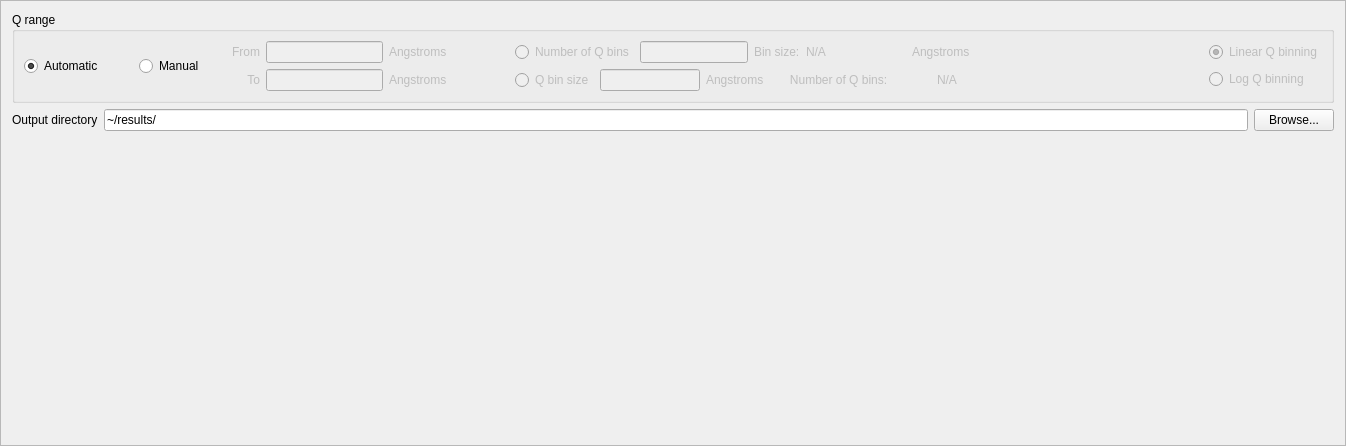
<?xml version="1.0" encoding="UTF-8"?>
<ui version="4.0">
 <class>Frame</class>
 <widget class="QFrame" name="Frame">
  <property name="geometry">
   <rect>
    <x>0</x>
    <y>0</y>
    <width>1346</width>
    <height>446</height>
   </rect>
  </property>
  <property name="windowTitle">
   <string>Frame</string>
  </property>
  <property name="frameShape">
   <enum>QFrame::StyledPanel</enum>
  </property>
  <property name="frameShadow">
   <enum>QFrame::Raised</enum>
  </property>
  <layout class="QVBoxLayout" name="verticalLayout_4">
   <item>
    <widget class="QGroupBox" name="groupBox_4">
     <property name="title">
      <string>Q range</string>
     </property>
     <layout class="QVBoxLayout" name="verticalLayout">
      <item>
       <layout class="QHBoxLayout" name="horizontalLayout_3">
        <item>
         <layout class="QHBoxLayout" name="horizontalLayout_4">
          <item>
           <widget class="QRadioButton" name="parameters_q_range_automatic_switch">
            <property name="text">
             <string>Automatic         </string>
            </property>
            <property name="checked">
             <bool>true</bool>
            </property>
            <property name="autoExclusive">
             <bool>false</bool>
            </property>
           </widget>
          </item>
          <item>
           <widget class="QRadioButton" name="parameters_q_range_manual_switch">
            <property name="text">
             <string>Manual</string>
            </property>
            <property name="autoExclusive">
             <bool>false</bool>
            </property>
           </widget>
          </item>
         </layout>
        </item>
        <item>
         <layout class="QHBoxLayout" name="horizontalLayout_2">
          <item>
           <layout class="QVBoxLayout" name="verticalLayout_5">
            <item>
             <layout class="QHBoxLayout" name="horizontalLayout_12">
              <item>
               <widget class="QLabel" name="parameters_q_range_from_label">
                <property name="enabled">
                 <bool>false</bool>
                </property>
                <property name="minimumSize">
                 <size>
                  <width>50</width>
                  <height>0</height>
                 </size>
                </property>
                <property name="maximumSize">
                 <size>
                  <width>50</width>
                  <height>16777215</height>
                 </size>
                </property>
                <property name="text">
                 <string> From</string>
                </property>
                <property name="alignment">
                 <set>Qt::AlignRight|Qt::AlignTrailing|Qt::AlignVCenter</set>
                </property>
               </widget>
              </item>
              <item>
               <widget class="QLineEdit" name="parameters_q_range_from_value">
                <property name="enabled">
                 <bool>false</bool>
                </property>
                <property name="minimumSize">
                 <size>
                  <width>100</width>
                  <height>0</height>
                 </size>
                </property>
               </widget>
              </item>
              <item>
               <widget class="QLabel" name="parameters_q_range_from_unit_label">
                <property name="enabled">
                 <bool>false</bool>
                </property>
                <property name="minimumSize">
                 <size>
                  <width>80</width>
                  <height>0</height>
                 </size>
                </property>
                <property name="maximumSize">
                 <size>
                  <width>80</width>
                  <height>16777215</height>
                 </size>
                </property>
                <property name="text">
                 <string>Angstroms</string>
                </property>
               </widget>
              </item>
             </layout>
            </item>
            <item>
             <layout class="QHBoxLayout" name="horizontalLayout_13">
              <item>
               <widget class="QLabel" name="parameters_q_range_to_label">
                <property name="enabled">
                 <bool>false</bool>
                </property>
                <property name="minimumSize">
                 <size>
                  <width>50</width>
                  <height>0</height>
                 </size>
                </property>
                <property name="text">
                 <string> To</string>
                </property>
                <property name="alignment">
                 <set>Qt::AlignRight|Qt::AlignTrailing|Qt::AlignVCenter</set>
                </property>
               </widget>
              </item>
              <item>
               <widget class="QLineEdit" name="parameters_q_range_to_value">
                <property name="enabled">
                 <bool>false</bool>
                </property>
                <property name="minimumSize">
                 <size>
                  <width>100</width>
                  <height>0</height>
                 </size>
                </property>
               </widget>
              </item>
              <item>
               <widget class="QLabel" name="parameters_q_range_to_unit_label">
                <property name="enabled">
                 <bool>false</bool>
                </property>
                <property name="minimumSize">
                 <size>
                  <width>80</width>
                  <height>0</height>
                 </size>
                </property>
                <property name="maximumSize">
                 <size>
                  <width>80</width>
                  <height>16777215</height>
                 </size>
                </property>
                <property name="text">
                 <string>Angstroms</string>
                </property>
               </widget>
              </item>
             </layout>
            </item>
           </layout>
          </item>
          <item>
           <spacer name="horizontalSpacer">
            <property name="orientation">
             <enum>Qt::Horizontal</enum>
            </property>
            <property name="sizeType">
             <enum>QSizePolicy::Fixed</enum>
            </property>
            <property name="sizeHint" stdset="0">
             <size>
              <width>40</width>
              <height>20</height>
             </size>
            </property>
           </spacer>
          </item>
          <item>
           <layout class="QVBoxLayout" name="verticalLayout_6">
            <item>
             <layout class="QHBoxLayout" name="horizontalLayout_14">
              <item>
               <layout class="QHBoxLayout" name="horizontalLayout_6">
                <item>
                 <widget class="QRadioButton" name="radioButton">
                  <property name="enabled">
                   <bool>false</bool>
                  </property>
                  <property name="text">
                   <string>Number of Q bins</string>
                  </property>
                 </widget>
                </item>
                <item>
                 <widget class="QLineEdit" name="parameters_q_range_nbr_bins_value">
                  <property name="enabled">
                   <bool>false</bool>
                  </property>
                  <property name="minimumSize">
                   <size>
                    <width>100</width>
                    <height>0</height>
                   </size>
                  </property>
                 </widget>
                </item>
                <item>
                 <widget class="QLabel" name="label_2">
                  <property name="enabled">
                   <bool>false</bool>
                  </property>
                  <property name="text">
                   <string>Bin size:</string>
                  </property>
                 </widget>
                </item>
                <item>
                 <widget class="QLabel" name="label_3">
                  <property name="enabled">
                   <bool>false</bool>
                  </property>
                  <property name="minimumSize">
                   <size>
                    <width>100</width>
                    <height>0</height>
                   </size>
                  </property>
                  <property name="maximumSize">
                   <size>
                    <width>100</width>
                    <height>16777215</height>
                   </size>
                  </property>
                  <property name="text">
                   <string>N/A</string>
                  </property>
                 </widget>
                </item>
                <item>
                 <widget class="QLabel" name="parameters_q_range_bin_size_unit_label">
                  <property name="enabled">
                   <bool>false</bool>
                  </property>
                  <property name="sizePolicy">
                   <sizepolicy hsizetype="Minimum" vsizetype="Preferred">
                    <horstretch>0</horstretch>
                    <verstretch>0</verstretch>
                   </sizepolicy>
                  </property>
                  <property name="minimumSize">
                   <size>
                    <width>80</width>
                    <height>0</height>
                   </size>
                  </property>
                  <property name="maximumSize">
                   <size>
                    <width>80</width>
                    <height>16777215</height>
                   </size>
                  </property>
                  <property name="text">
                   <string>Angstroms        </string>
                  </property>
                 </widget>
                </item>
                <item>
                 <spacer name="horizontalSpacer_2">
                  <property name="orientation">
                   <enum>Qt::Horizontal</enum>
                  </property>
                  <property name="sizeHint" stdset="0">
                   <size>
                    <width>171</width>
                    <height>17</height>
                   </size>
                  </property>
                 </spacer>
                </item>
               </layout>
              </item>
             </layout>
            </item>
            <item>
             <layout class="QHBoxLayout" name="horizontalLayout_15">
              <item>
               <layout class="QHBoxLayout" name="horizontalLayout_7">
                <item>
                 <widget class="QRadioButton" name="radioButton_2">
                  <property name="enabled">
                   <bool>false</bool>
                  </property>
                  <property name="text">
                   <string>Q bin size</string>
                  </property>
                  <property name="checked">
                   <bool>true</bool>
                  </property>
                 </widget>
                </item>
                <item>
                 <widget class="QLineEdit" name="parameters_q_range_bin_size_value">
                  <property name="enabled">
                   <bool>false</bool>
                  </property>
                  <property name="minimumSize">
                   <size>
                    <width>100</width>
                    <height>0</height>
                   </size>
                  </property>
                  <property name="maximumSize">
                   <size>
                    <width>100</width>
                    <height>16777215</height>
                   </size>
                  </property>
                 </widget>
                </item>
                <item>
                 <widget class="QLabel" name="parameters_q_range_bin_size_unit_label_2">
                  <property name="enabled">
                   <bool>false</bool>
                  </property>
                  <property name="sizePolicy">
                   <sizepolicy hsizetype="Minimum" vsizetype="Preferred">
                    <horstretch>0</horstretch>
                    <verstretch>0</verstretch>
                   </sizepolicy>
                  </property>
                  <property name="minimumSize">
                   <size>
                    <width>225</width>
                    <height>0</height>
                   </size>
                  </property>
                  <property name="maximumSize">
                   <size>
                    <width>225</width>
                    <height>16777215</height>
                   </size>
                  </property>
                  <property name="text">
                   <string>Angstroms        Number of Q bins:  </string>
                  </property>
                 </widget>
                </item>
                <item>
                 <widget class="QLabel" name="label_4">
                  <property name="enabled">
                   <bool>false</bool>
                  </property>
                  <property name="text">
                   <string>N/A</string>
                  </property>
                 </widget>
                </item>
                <item>
                 <spacer name="horizontalSpacer_4">
                  <property name="orientation">
                   <enum>Qt::Horizontal</enum>
                  </property>
                  <property name="sizeHint" stdset="0">
                   <size>
                    <width>37</width>
                    <height>19</height>
                   </size>
                  </property>
                 </spacer>
                </item>
               </layout>
              </item>
             </layout>
            </item>
           </layout>
          </item>
          <item>
           <spacer name="horizontalSpacer_3">
            <property name="orientation">
             <enum>Qt::Horizontal</enum>
            </property>
            <property name="sizeType">
             <enum>QSizePolicy::Fixed</enum>
            </property>
            <property name="sizeHint" stdset="0">
             <size>
              <width>40</width>
              <height>20</height>
             </size>
            </property>
           </spacer>
          </item>
          <item>
           <layout class="QHBoxLayout" name="horizontalLayout">
            <item>
             <layout class="QVBoxLayout" name="verticalLayout_7">
              <item>
               <widget class="QRadioButton" name="parameters_q_range_linear_switch">
                <property name="enabled">
                 <bool>false</bool>
                </property>
                <property name="text">
                 <string>Linear Q binning</string>
                </property>
                <property name="checked">
                 <bool>true</bool>
                </property>
                <property name="autoExclusive">
                 <bool>false</bool>
                </property>
               </widget>
              </item>
              <item>
               <widget class="QRadioButton" name="parameters_q_range_log_switch">
                <property name="enabled">
                 <bool>false</bool>
                </property>
                <property name="text">
                 <string>Log Q binning</string>
                </property>
                <property name="autoExclusive">
                 <bool>false</bool>
                </property>
               </widget>
              </item>
             </layout>
            </item>
           </layout>
          </item>
         </layout>
        </item>
       </layout>
      </item>
     </layout>
    </widget>
   </item>
   <item>
    <layout class="QHBoxLayout" name="horizontalLayout_5">
     <item>
      <widget class="QLabel" name="label">
       <property name="text">
        <string>Output directory</string>
       </property>
      </widget>
     </item>
     <item>
      <widget class="QLineEdit" name="parameters_output_directory_value">
       <property name="text">
        <string>~/results/</string>
       </property>
      </widget>
     </item>
     <item>
      <widget class="QPushButton" name="parameters_output_directory_browse_button">
       <property name="enabled">
        <bool>true</bool>
       </property>
       <property name="text">
        <string>Browse...</string>
       </property>
      </widget>
     </item>
    </layout>
   </item>
   <item>
    <spacer name="verticalSpacer">
     <property name="orientation">
      <enum>Qt::Vertical</enum>
     </property>
     <property name="sizeHint" stdset="0">
      <size>
       <width>20</width>
       <height>40</height>
      </size>
     </property>
    </spacer>
   </item>
  </layout>
 </widget>
 <resources/>
 <connections/>
</ui>
